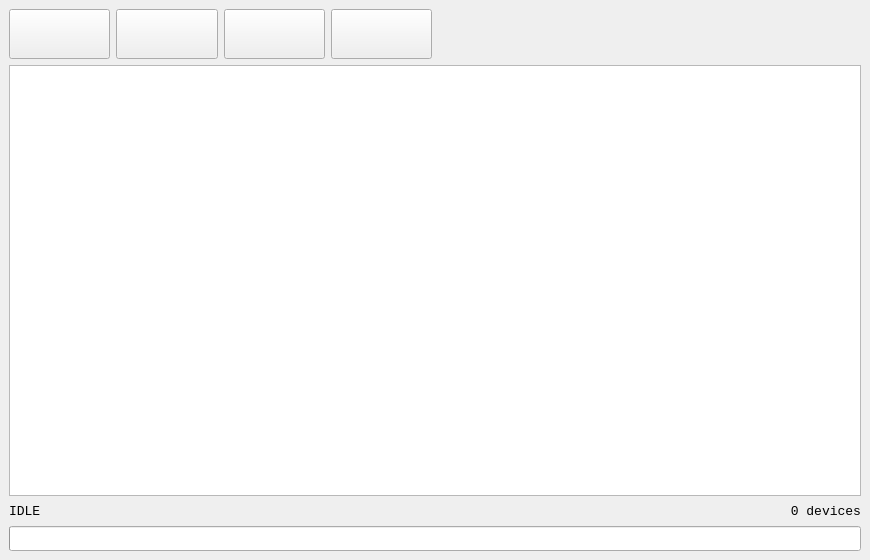
<?xml version="1.0" encoding="UTF-8"?>
<ui version="4.0">
 <class>MainWindow</class>
 <widget class="QMainWindow" name="MainWindow">
  <property name="geometry">
   <rect>
    <x>0</x>
    <y>0</y>
    <width>870</width>
    <height>560</height>
   </rect>
  </property>
  <property name="minimumSize">
   <size>
    <width>870</width>
    <height>560</height>
   </size>
  </property>
  <property name="windowTitle">
   <string>ZubCut</string>
  </property>
  <property name="toolTip">
   <string/>
  </property>
  <property name="animated">
   <bool>true</bool>
  </property>
  <property name="documentMode">
   <bool>false</bool>
  </property>
  <widget class="QWidget" name="centralwidget">
   <property name="minimumSize">
    <size>
     <width>100</width>
     <height>0</height>
    </size>
   </property>
   <layout class="QHBoxLayout" name="horizontalLayout">
    <item>
     <layout class="QGridLayout" name="gridLayout" columnstretch="0,0,0,0,0,0,0,0,0">
      <property name="sizeConstraint">
       <enum>QLayout::SetNoConstraint</enum>
      </property>
      <property name="spacing">
       <number>6</number>
      </property>
      <item row="3" column="3" colspan="2">
       <widget class="QLabel" name="lblcenter">
        <property name="font">
         <font>
          <family>Consolas</family>
          <pointsize>9</pointsize>
         </font>
        </property>
        <property name="text">
         <string/>
        </property>
        <property name="alignment">
         <set>Qt::AlignCenter</set>
        </property>
       </widget>
      </item>
      <item row="0" column="3" rowspan="2">
       <widget class="QPushButton" name="btnSettings">
        <property name="sizePolicy">
         <sizepolicy hsizetype="Minimum" vsizetype="Minimum">
          <horstretch>0</horstretch>
          <verstretch>0</verstretch>
         </sizepolicy>
        </property>
        <property name="minimumSize">
         <size>
          <width>0</width>
          <height>50</height>
         </size>
        </property>
        <property name="text">
         <string/>
        </property>
        <property name="iconSize">
         <size>
          <width>40</width>
          <height>40</height>
         </size>
        </property>
       </widget>
      </item>
      <item row="0" column="2" rowspan="2">
       <widget class="QPushButton" name="btnScanHard">
        <property name="sizePolicy">
         <sizepolicy hsizetype="Minimum" vsizetype="Minimum">
          <horstretch>0</horstretch>
          <verstretch>0</verstretch>
         </sizepolicy>
        </property>
        <property name="minimumSize">
         <size>
          <width>0</width>
          <height>50</height>
         </size>
        </property>
        <property name="text">
         <string/>
        </property>
        <property name="iconSize">
         <size>
          <width>40</width>
          <height>40</height>
         </size>
        </property>
       </widget>
      </item>
      <item row="4" column="1" colspan="8">
       <widget class="QProgressBar" name="pgbar">
        <property name="minimumSize">
         <size>
          <width>0</width>
          <height>25</height>
         </size>
        </property>
        <property name="value">
         <number>0</number>
        </property>
        <property name="textVisible">
         <bool>false</bool>
        </property>
       </widget>
      </item>
      <item row="3" column="5" colspan="2">
       <widget class="QLabel" name="lblDonate">
        <property name="font">
         <font>
          <pointsize>12</pointsize>
         </font>
        </property>
        <property name="cursor">
         <cursorShape>PointingHandCursor</cursorShape>
        </property>
        <property name="text">
         <string/>
        </property>
        <property name="alignment">
         <set>Qt::AlignRight|Qt::AlignTrailing|Qt::AlignVCenter</set>
        </property>
       </widget>
      </item>
      <item row="0" column="1" rowspan="2">
       <widget class="QPushButton" name="btnScanEasy">
        <property name="sizePolicy">
         <sizepolicy hsizetype="Minimum" vsizetype="Minimum">
          <horstretch>0</horstretch>
          <verstretch>0</verstretch>
         </sizepolicy>
        </property>
        <property name="minimumSize">
         <size>
          <width>0</width>
          <height>50</height>
         </size>
        </property>
        <property name="font">
         <font>
          <pointsize>14</pointsize>
         </font>
        </property>
        <property name="text">
         <string/>
        </property>
        <property name="iconSize">
         <size>
          <width>40</width>
          <height>40</height>
         </size>
        </property>
        <property name="shortcut">
         <string>Space</string>
        </property>
       </widget>
      </item>
      <item row="3" column="1" colspan="2">
       <widget class="QLabel" name="lblleft">
        <property name="sizePolicy">
         <sizepolicy hsizetype="Minimum" vsizetype="Minimum">
          <horstretch>0</horstretch>
          <verstretch>0</verstretch>
         </sizepolicy>
        </property>
        <property name="font">
         <font>
          <family>Consolas</family>
          <pointsize>10</pointsize>
         </font>
        </property>
        <property name="text">
         <string>IDLE</string>
        </property>
       </widget>
      </item>
      <item row="3" column="7" colspan="2">
       <widget class="QLabel" name="lblright">
        <property name="sizePolicy">
         <sizepolicy hsizetype="Minimum" vsizetype="Minimum">
          <horstretch>0</horstretch>
          <verstretch>0</verstretch>
         </sizepolicy>
        </property>
        <property name="font">
         <font>
          <family>Consolas</family>
          <pointsize>10</pointsize>
         </font>
        </property>
        <property name="layoutDirection">
         <enum>Qt::LeftToRight</enum>
        </property>
        <property name="text">
         <string>0 devices</string>
        </property>
        <property name="alignment">
         <set>Qt::AlignRight|Qt::AlignTrailing|Qt::AlignVCenter</set>
        </property>
       </widget>
      </item>
      <item row="0" column="4" rowspan="2">
       <widget class="QPushButton" name="btnAbout">
        <property name="sizePolicy">
         <sizepolicy hsizetype="Minimum" vsizetype="Minimum">
          <horstretch>0</horstretch>
          <verstretch>0</verstretch>
         </sizepolicy>
        </property>
        <property name="minimumSize">
         <size>
          <width>0</width>
          <height>50</height>
         </size>
        </property>
        <property name="text">
         <string/>
        </property>
        <property name="iconSize">
         <size>
          <width>40</width>
          <height>40</height>
         </size>
        </property>
       </widget>
      </item>
      <item row="2" column="1" colspan="8">
       <widget class="QTableWidget" name="tableScan">
        <property name="enabled">
         <bool>true</bool>
        </property>
        <property name="sizePolicy">
         <sizepolicy hsizetype="Preferred" vsizetype="Expanding">
          <horstretch>0</horstretch>
          <verstretch>0</verstretch>
         </sizepolicy>
        </property>
        <property name="font">
         <font>
          <family>Consolas</family>
          <pointsize>11</pointsize>
          <weight>50</weight>
          <bold>false</bold>
         </font>
        </property>
        <property name="horizontalScrollBarPolicy">
         <enum>Qt::ScrollBarAlwaysOff</enum>
        </property>
        <property name="sizeAdjustPolicy">
         <enum>QAbstractScrollArea::AdjustToContents</enum>
        </property>
        <property name="editTriggers">
         <set>QAbstractItemView::NoEditTriggers</set>
        </property>
        <property name="tabKeyNavigation">
         <bool>false</bool>
        </property>
        <property name="selectionMode">
         <enum>QAbstractItemView::SingleSelection</enum>
        </property>
        <property name="selectionBehavior">
         <enum>QAbstractItemView::SelectRows</enum>
        </property>
        <property name="textElideMode">
         <enum>Qt::ElideNone</enum>
        </property>
        <property name="showGrid">
         <bool>false</bool>
        </property>
        <property name="gridStyle">
         <enum>Qt::NoPen</enum>
        </property>
        <property name="sortingEnabled">
         <bool>false</bool>
        </property>
        <property name="wordWrap">
         <bool>false</bool>
        </property>
        <attribute name="horizontalHeaderVisible">
         <bool>true</bool>
        </attribute>
        <attribute name="horizontalHeaderMinimumSectionSize">
         <number>170</number>
        </attribute>
        <attribute name="horizontalHeaderDefaultSectionSize">
         <number>170</number>
        </attribute>
        <attribute name="horizontalHeaderStretchLastSection">
         <bool>false</bool>
        </attribute>
        <attribute name="verticalHeaderVisible">
         <bool>true</bool>
        </attribute>
        <attribute name="verticalHeaderMinimumSectionSize">
         <number>28</number>
        </attribute>
       </widget>
      </item>
     </layout>
    </item>
   </layout>
  </widget>
 </widget>
 <resources/>
 <connections/>
</ui>
